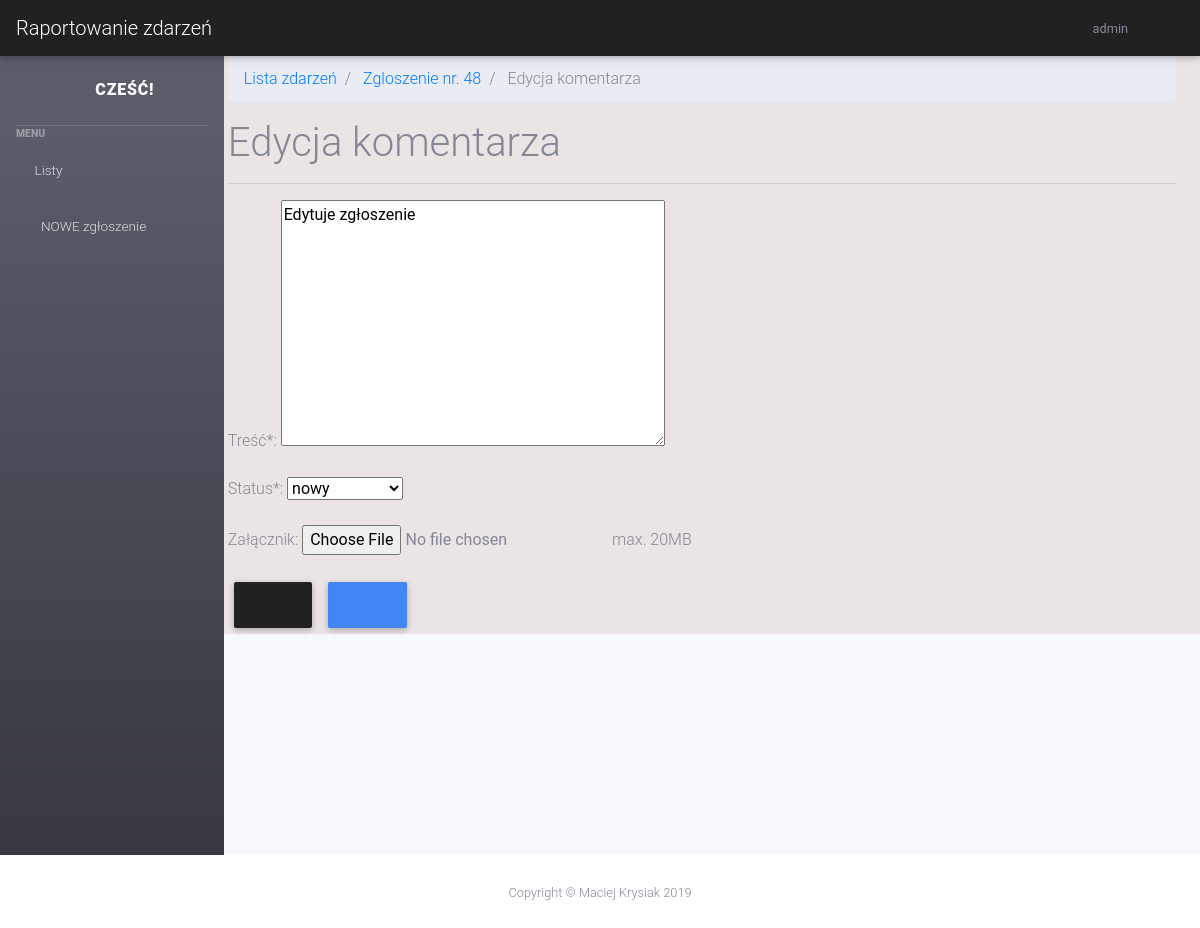
Page /post/48/comment_edit/211 (signed in) on the committed database.
### aplikacja_raportowanie/models.py (models this page shows, shortened)
class Post(models.Model):
    publisher = models.ForeignKey('auth.User', on_delete=models.CASCADE, related_name='publisher_article_set')
    author = models.ForeignKey('auth.User', on_delete=models.CASCADE, related_name='author_article_set', blank=True, null=True)
    title = models.CharField(max_length=150)
    status = models.CharField(max_length=15, choices=STATUS_CHOICES, default = 'nowy')
    text = models.TextField()
    start_date = models.DateTimeField()
    publish_date = models.DateTimeField()
    modify_date = models.DateTimeField(blank=True, null=True)
    QM_id = models.DecimalField(max_digits=20, decimal_places=0, blank=True, null=True)
    tictet_number = models.CharField(max_length = 30, blank = True, null = True)
    is_deleted = models.BooleanField(default = False)
    long_term = models.BooleanField(default = False)
    change = models.TextField(max_length = 20, blank=True, null=True)
    file = models.FileField(
        upload_to = "", null=True, blank=True,
        validators=[validate_file_size, FileExtensionValidator(list_of_extensions)])
    history = HistoricalRecords()

class Comment(models.Model):
    text = models.TextField()
    publish_date = models.DateTimeField(default = timezone.now)
    post_id = models.ManyToManyField(Post)
    status = models.CharField(max_length=15, choices=STATUS_CHOICES)
    author = models.ForeignKey('auth.User', on_delete=models.CASCADE)
    is_deleted = models.BooleanField(default = False)
    file = models.FileField(upload_to = "comments/", null=True, blank=True, validators=[validate_file_size, FileExtensionValidator(['pdf', 'jpg', 'png', 'txt'])])
    history = HistoricalRecords()

### aplikacja_raportowanie/views.py (the view)
# urls.py: path('post/<int:post_id>/comment_edit/<int:comment_id>', views.comment_edit, name="comment_edit"),
@login_required(login_url="/login/")
def comment_edit(request, post_id, comment_id):
	try:
		post = Post.objects.get(id=post_id)
	except Post.DoesNotExist:
		return handler404(request,None)
	comment = Comment.objects.get(id = comment_id)
	if request.method == "POST":
		form = CommentForm(request.POST, request.FILES, instance=comment)
		if form.is_valid():
			comment = form.save(commit = False)
			comment.edit()
			post_first_status = post.status
			if post.status != comment.status:
				post.modify_date = timezone.now()
			post.status = comment.status
			post.change = status_change_field(post_first_status, post.status, f"Edycja komentarza {comment.id}, zamknięcie", f"Edycja komentarza {comment.id}, ponowne otwarcie", f"Edycja komentarza {comment.id}", f"Edycja koentarza {comment.id}, otwarcie, do podjęcia", f'Podjęcie zgłoszenia')
			post.save()
			return redirect('raportowanie:post_filled', post_id = post_id)
	else:
		form = CommentForm(instance=comment)
	content = {
		"login_user": logged_user(request),
		"view_type_hyperlink": "../../" + str(post_id),
		'form': form,
		"view_type": "Edycja komentarza",
		"back_to_post": "Zgłoszenie nr. "+ str(post_id),
		"post_id": post_id,
		'post': post
	}
	return render(request, 'aplikacja_raportowanie/comment_edit.html', content)

### aplikacja_raportowanie/forms.py
class CommentForm(forms.ModelForm):
    text = forms.CharField(label = "Treść*", widget=forms.Textarea)
    status = forms.ChoiceField(choices=STATUS_CHOICES, label="Status*")
    file = forms.FileField(label = "Załącznik", help_text='max. 20MB', required=False)
    class Meta:
        model = Comment
        fields = ('text', 'status', 'file')

### aplikacja_raportowanie/functions_to_view.py (called while the page is built)
def logged_user(request):
    return request.user

### aplikacja_raportowanie/templates/aplikacja_raportowanie/comment_edit.html (shortened to what this page needs)
{% extends 'aplikacja_raportowanie/base_new_page.html' %}
{% block hyperlink_type %}
<li class="breadcrumb-item">
  <a href="{% url 'raportowanie:index' %}">Lista zdarzeń</a>
</li>
<li class="breadcrumb-item">
  <a href="{% url 'raportowanie:post_filled' post.id %}">Zgloszenie nr. {{post.id}}</a>
</li>
<li class="breadcrumb-item">
  <a>Edycja komentarza</a>
</li>
{% endblock %}
{% block post_new_form %}
<h1>Edycja komentarza</h1>
<hr>
<form method="POST" class="post-form" enctype="multipart/form-data">
  {{ form.as_p }}
    <button type="button" class="btn btn-dark" data-toggle="modal" data-target="#CancellModal" data-whatever="cancell-change" rel-data-toggle="tooltip" data-placement="bottom"
					title="Anuluj"><i class="fas fa-ban"></i></button>
    <button class="btn btn-primary" type="submit" rel-data-toggle="tooltip" data-placement="bottom"
					title="Potwierdź"><i class="fas fa-check"></i></button>
</form>
{% endblock %}}

### aplikacja_raportowanie/templates/aplikacja_raportowanie/base_layout.html (shortened to what this page needs)
{% load static %}
<!DOCTYPE html>
<html lang="en">
  <head>
      <link href="{% static 'vendor/datatables/dataTables.bootstrap4.min.css' %}" rel="stylesheet">
      <link href="{% static '/vendor/datatables/dataTables.bootstrap4.css' %}" rel="stylesheet">
      <link href="{% static 'css/sb-admin-2.min.css' %}" rel="stylesheet">
      <link href="{% static 'css/mdb.min.css' %}" rel="stylesheet">
      <link href="{% static 'css/addons/datatables.min.css' %}" rel="stylesheet">
      <link href="{% static 'css/my_css.css' %}" rel="stylesheet" type="text/css">
      <link href="{% static 'vendor/fontawesome-free/css/all.min.css' %}" rel="stylesheet" type="text/css">
  </head>
  <body id="page-top" >
      <nav class="navbar fixed-top  navbar-expand navbar-dark bg-dark static-top">
          {% block navbar_raportowanie_zdarzen %}<a class="navbar-brand mr-1" href="{% url 'raportowanie:users_index' %}">Raportowanie zdarzeń</a>{% endblock %}
          <form class="d-none d-md-inline-block form-inline ml-auto mr-0 mr-md-3 my-2 my-md-0">
              <ul class="navbar-nav ml-auto ml-md-0">
                  <li class="nav-item dropdown no-arrow">
                      <a class="nav-link dropdown-toggle" href="#" id="userDropdown" role="button" data-toggle="dropdown" aria-haspopup="true" aria-expanded="false">
                          <span class="mr-2 d-none d-lg-inline text-gray-600 small">{{login_user}}</span>
                          <i class="fas fa-user-circle fa-fw"></i>
                      </a>
                  </li>
              </ul>
          </form>
      </nav>
      {% block content %}
      {% endblock content %}
      <footer class="sticky-footer">
          <div class="container my-auto">
              <div class="copyright text-center my-auto">
                  <span>Copyright © Maciej Krysiak 2019</span>
              </div>
          </div>
      </footer>
  </body>
</html>

### rows in the picture
Post: id "48"
Comment: text "Edytuje zgłoszenie", status "nowy"

### other values in the picture
{{ login_user }} "admin"
